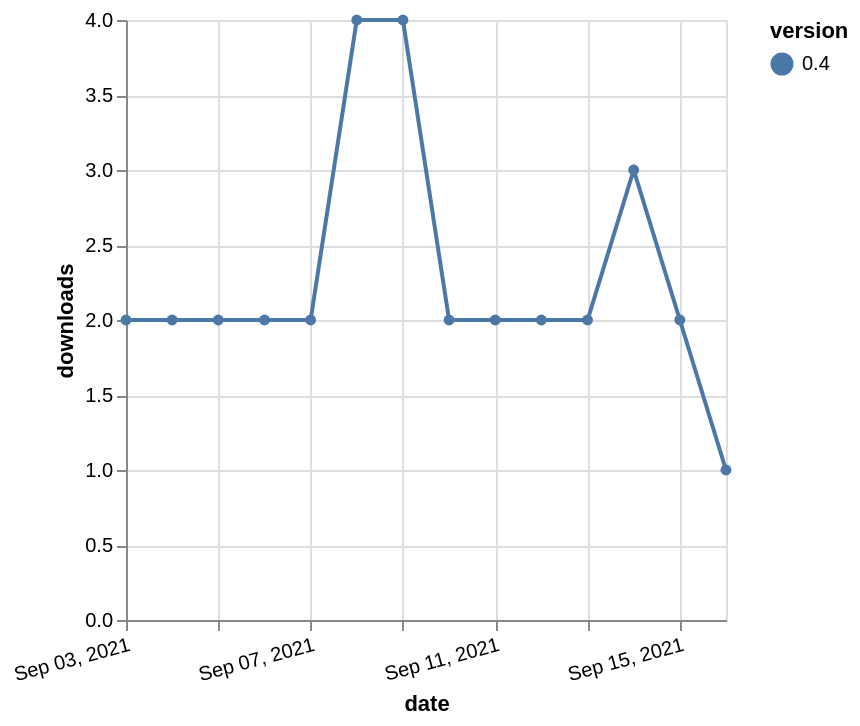

Specify this chart in Vega-Lite:
### Vega-Lite specification from a JSON file in a GitHub repository (floating-point values rounded to 4 significant figures)
{"$schema": "https://vega.github.io/schema/vega-lite/v5.json", "description": "A simple bar chart with embedded data.", "data": {"values": [{"date": "2021-09-03", "total": 6295, "delta": 2, "version": "0.4"}, {"date": "2021-09-04", "total": 6297, "delta": 2, "version": "0.4"}, {"date": "2021-09-05", "total": 6299, "delta": 2, "version": "0.4"}, {"date": "2021-09-06", "total": 6301, "delta": 2, "version": "0.4"}, {"date": "2021-09-07", "total": 6303, "delta": 2, "version": "0.4"}, {"date": "2021-09-08", "total": 6307, "delta": 4, "version": "0.4"}, {"date": "2021-09-09", "total": 6311, "delta": 4, "version": "0.4"}, {"date": "2021-09-10", "total": 6313, "delta": 2, "version": "0.4"}, {"date": "2021-09-11", "total": 6315, "delta": 2, "version": "0.4"}, {"date": "2021-09-12", "total": 6317, "delta": 2, "version": "0.4"}, {"date": "2021-09-13", "total": 6319, "delta": 2, "version": "0.4"}, {"date": "2021-09-14", "total": 6322, "delta": 3, "version": "0.4"}, {"date": "2021-09-15", "total": 6324, "delta": 2, "version": "0.4"}, {"date": "2021-09-16", "total": 6325, "delta": 1, "version": "0.4"}]}, "width": "container", "mark": {"type": "line", "point": {"filled": true}}, "encoding": {"x": {"field": "date", "type": "temporal", "timeUnit": "yearmonthdate", "title": "date", "axis": {"labelAngle": -15}}, "y": {"field": "delta", "type": "quantitative", "title": "downloads"}, "color": {"field": "version", "type": "nominal"}, "tooltip": {"field": "delta"}}}
